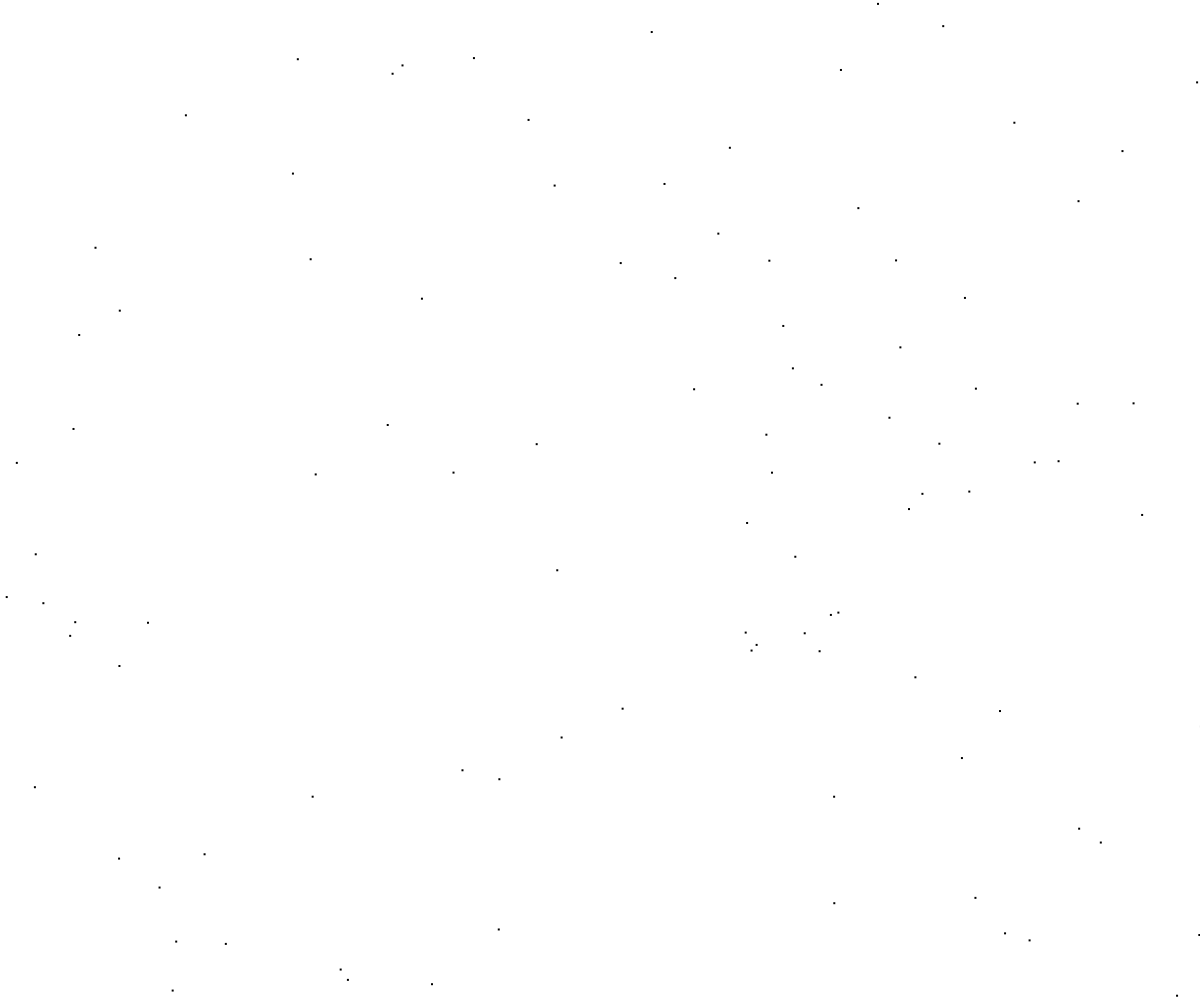
Frame 1 (no input)
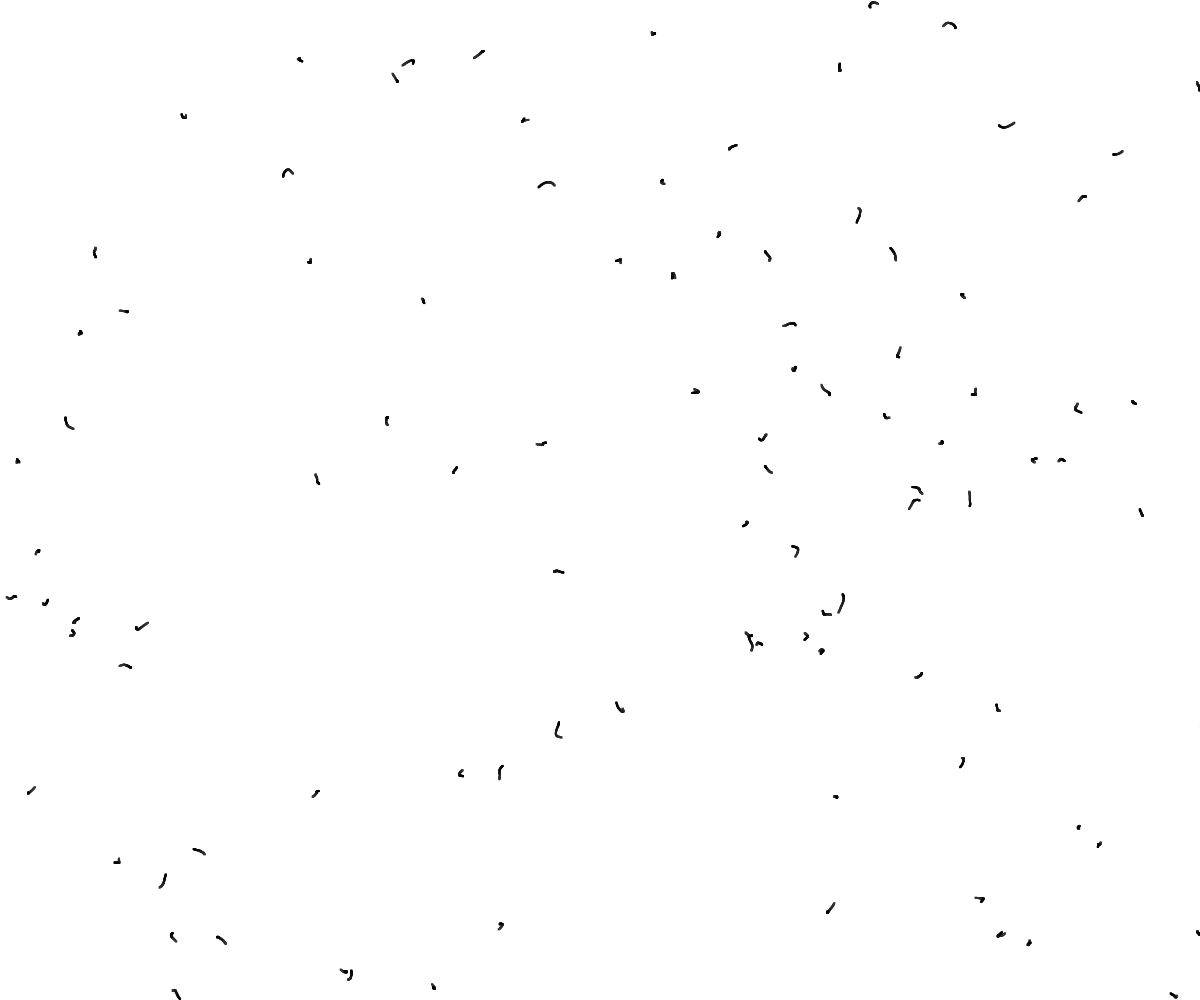
Frame 60 (no input)
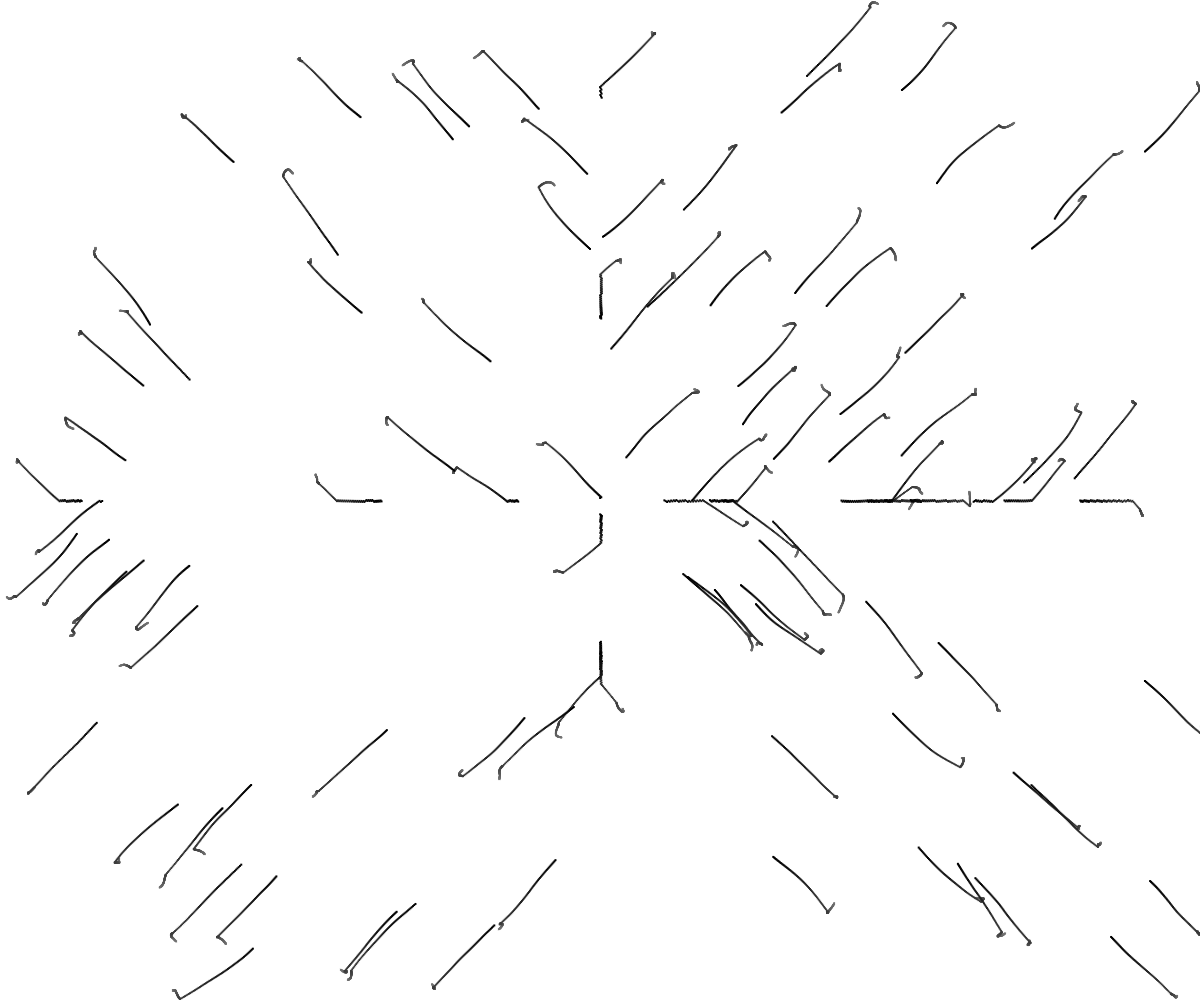
Frame 120 (the mouse pressed at the canvas centre since frame 60)

The p5.js sketch that drew these frames (run headless with seeded random() and noise() and a simulated clock; from frame 60 on, the mouse is pressed at the canvas centre):

// p5.js sketch
// ── sketch.js
var numWalkers = 100;
var walkers = [];

var walkerStepSize = 1;

function setup() {
	createCanvas( windowWidth, windowHeight );
	frameRate(1000);

	for( var i = 0; i < numWalkers; i++ )
	{
		var walker = {
			x: random( width ),
			y: random( height ),
		};
		walkers.push( walker );
	}
}

function draw()
{
	background( 255, 1 );

	var t = millis() / 1000;

	//	itterate through walkers
	for( var i = 0; i < numWalkers; i++ )
	{
			//	step the walker
			t += i;
			walkers[i].x += (noise( t ) - 0.468) * walkerStepSize;
			walkers[i].y += (noise( t + 1000 ) - 0.468) * walkerStepSize;

			//	step the walker slightly towards mouse
			if( mouseIsPressed )
			{
			 	walkers[i].x += Math.sign( mouseX - walkers[i].x );
				walkers[i].y += Math.sign( mouseY - walkers[i].y );
			}

			//	clamp the walkers position
			walkers[i].x = clamp( walkers[i].x, 0, width );
			walkers[i].y = clamp( walkers[i].y, 0, height );

			//draw the walker
			fill( 0, 255 );
			noStroke();
			rect( walkers[i].x, walkers[i].y, 2, 2 );
	}
}

function clamp( number, lowerBounds, upperBounds )
{
	return min( upperBounds, max( lowerBounds, number ));
}
